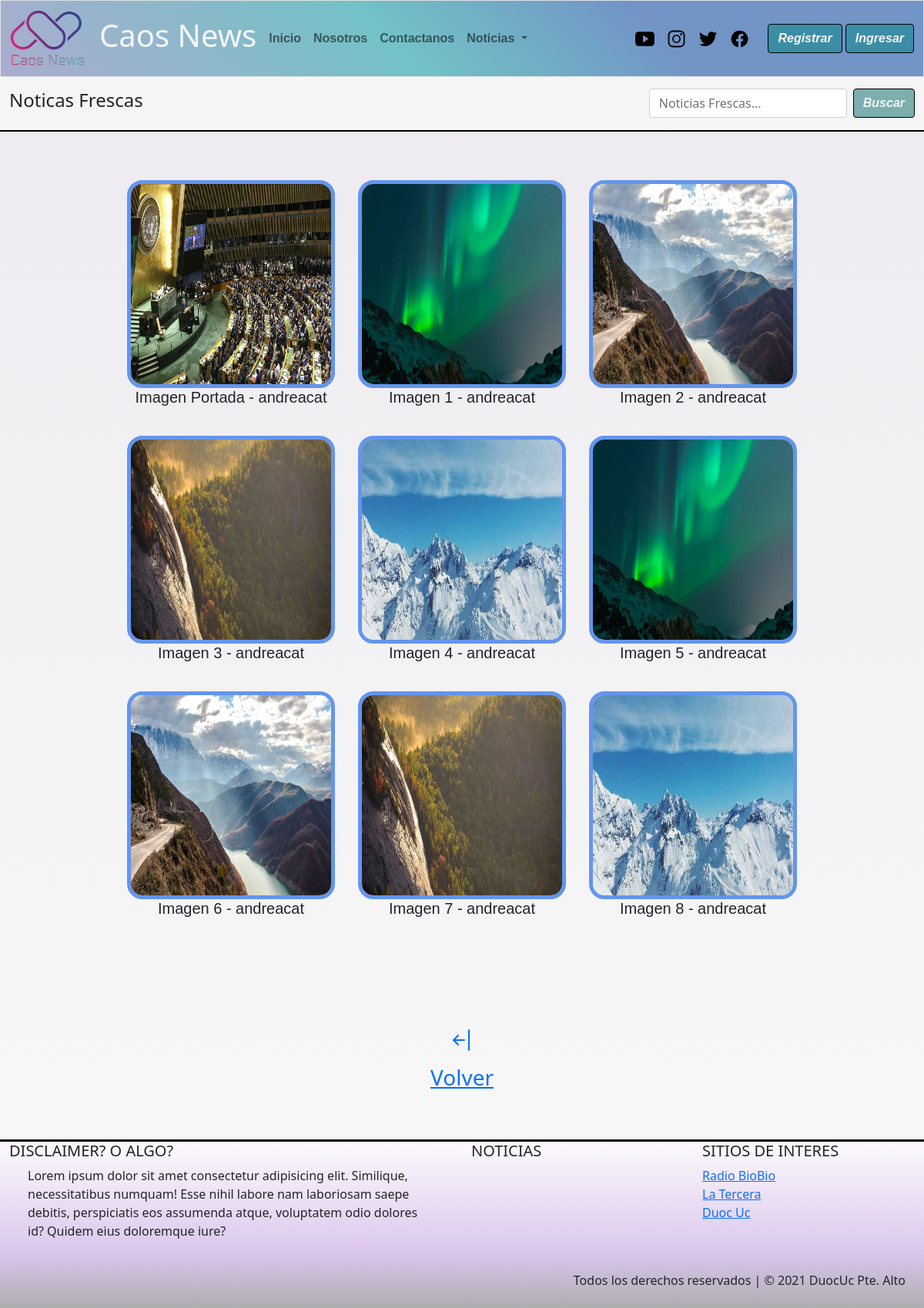
Page /galeria/La Onu Disuelta/ on the committed database.
### caos_news/models.py (models this page shows, shortened)
class Noticia(models.Model):
    nombre_not = models.CharField(primary_key= True, max_length=50)
    fecha_not = models.DateField(default=datetime.date.today)
    redac =  models.TextField()
    img_not = models.ImageField(upload_to='noticias',null=True)
    publicar = models.BooleanField(default=False)
    comentario = models.TextField(null=True,default='Sin observaciones')
    autor = models.ForeignKey(User,null=True, on_delete=models.CASCADE)
    categoria = models.ForeignKey(Categoria, on_delete=models.CASCADE)

class Galeria(models.Model):
    cod_img = models.AutoField(primary_key=True)
    imagen = models.ImageField(upload_to='galeria',null=True)
    not_gal = models.ForeignKey(Noticia, null=True, on_delete=models.CASCADE)

### caos_news/views.py (the view)
# urls.py: path('galeria/<id>/',galeria,name='gal'),
def galeria(request,id):
    noti_img= Noticia.objects.get(nombre_not=id)
    categoria = Categoria.objects.all()
    gale = Galeria.objects.filter(not_gal=id)[1]
    mostrar= Galeria.objects.filter(not_gal=id)
    contexto={"categorias":categoria,"galeria":gale,"todo":mostrar,"noti":noti_img}
    return render(request,"galeria.html",contexto)

### caos_news/templates/galeria.html (shortened to what this page needs)
{% extends 'base.html' %}
{% load static %}
{% block link_activos %}
<ul class="navbar-nav me-auto mb-2 mb-lg-0">
    <li class="nav-item">
        <a class="nav-link" aria-current="page" href="{% url 'index'%}">Inicio</a>
    </li>
    {% if user.is_authenticated %}
    <li class="nav-item">
        <a class="nav-link" href="{% url 'enviar_n' %}">Subir noticia</a>
    </li>
    <li class="nav-item">
        <a class="nav-link" href="{% url 'mis_notis' %}">Mis Noticias</a>
    </li>
    {% else %}
    <li class="nav-item">
        <a class="nav-link" href="{% url 'nos' %}">Nosotros</a>
    </li>
    <li class="nav-item">
        <a class="nav-link" href="{% url 'contac' %}">Contactanos</a>
    </li>
    {% endif %}
    <li class="nav-item dropdown">
        <a class="nav-link dropdown-toggle" href="#" id="navbarDropdown" role="button" data-bs-toggle="dropdown"
            aria-expanded="false">
            Noticias
        </a>
    </li>
{% endblock link_activos %}
{% block contenido %}
<main>
        <nav class="navbar sticky-top" id="barra-busqueda">
            <div class="container-fluid ">
                <span class="navbar-text">
                {% if user.is_authenticated %}
                    <h4> Bienvenido(a) {{user.first_name}} {{user.last_name}} </h4>
                {% else %}
                    <h4>Noticas Frescas</h4>
                {% endif %}
                </span>
                <form class="d-flex" method="POST" action="{% url 'filter_d'%}">
                    <input class="form-control me-2" type="search" placeholder="Noticias Frescas..." name="txtbusqueda" aria-label="Search">
                    <button id="boton" class="btn btn-outline" type="submit">Buscar</button>
                </form>
            </div>
        </nav>
        <section class="container-fluid p-5" style="min-height: 34rem;" id="galeria">
            <div id="tarjeta">
                <a href="{{noti.img_not.url}}" data-fancybox="gall-new1"
                    data-caption="{{noti.autor.username}} imagen-Portada"><img src="{{noti.img_not.url}}" alt=""> </a>
                <h5>Imagen Portada - {{noti.autor.username}} </h5>
            </div>
                {% for x in todo %}
                    <div id="tarjeta">
                        <a href="{{x.imagen.url}}" data-fancybox="gall-new1"
                            data-caption="{{x.not_gal.autor}} imagen-{{forloop.counter}}"><img src="{{x.imagen.url}}" alt=""> </a>
                        <h5>Imagen {{forloop.counter}} - {{x.not_gal.autor}} </h5>
                    </div>
                {% endfor %}
        </section>
        <section class="container-fluid mt-4 p-5">
            <div class="text-center">
                <a href="{% url 'noti' galeria.not_gal.nombre_not %}"><p><h3>Volver</h3></p></a>
            </div>
        </section>
{% endblock contenido %}

### rows in the picture
Noticia: img_not (picture), autor.username "andreacat"
Galeria: imagen (picture), not_gal.autor "andreacat"
Galeria: imagen (picture), not_gal.autor "andreacat"
Galeria: imagen (picture), not_gal.autor "andreacat"
Galeria: imagen (picture), not_gal.autor "andreacat"
Galeria: imagen (picture), not_gal.autor "andreacat"
Galeria: imagen (picture), not_gal.autor "andreacat"
Galeria: imagen (picture), not_gal.autor "andreacat"
Galeria: imagen (picture), not_gal.autor "andreacat"
